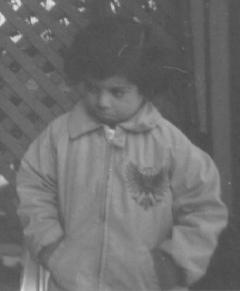
#> input picture pout.jpg, 240 x 291 px
$ jupyter execute 1.ipynb
#> lines starting #> are read from the running program, lines starting #| are printed output that depends on the picture
[cell 1]
import numpy as np
import cv2 as cv
from skimage import io
import matplotlib.pyplot as plt

[cell 2]
src= cv.imread('pout.jpg',0)
#> src is the input picture: shape (291, 240); min 72, max 229, mean 110.3

[cell 3]
plt.imshow(src, cmap='gray')

[cell 4]
hist = cv.calcHist([src],[0],None,[256],[0,256])
#> hist = 256 values, max 2255 at index 83, min 0 at index 0, mean 272.8

[cell 5]
plt.hist(src.ravel(),256,[0,256])
plt.show()
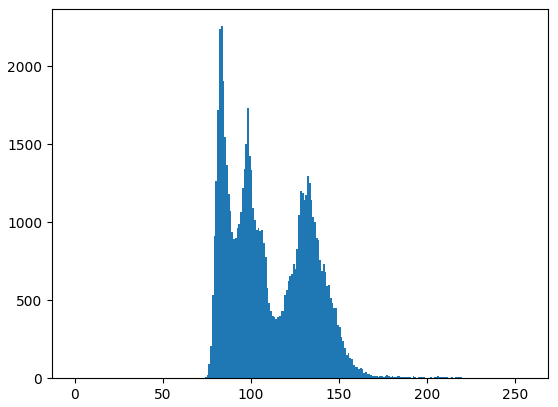
#> figure drawn by matplotlib, 1 panel; tallest bar 2255 high, from x = 83 to 84

[cell 6]
dst = cv.equalizeHist(src)
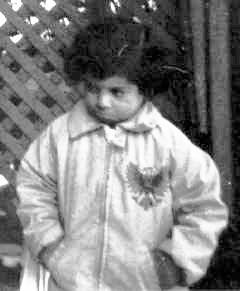
#> dst: shape (291, 240); min 0, max 255, mean 129.5

[cell 7]
res = np.hstack((src,dst))
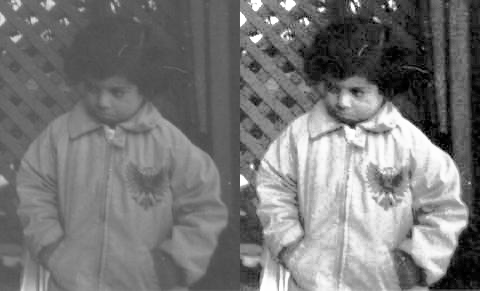
#> res: shape (291, 480); min 0, max 255, mean 119.9

[cell 8]
plt.imshow(res, cmap='gray')

[cell 9]
plt.hist(dst.ravel(),256,[0,256])
plt.show()
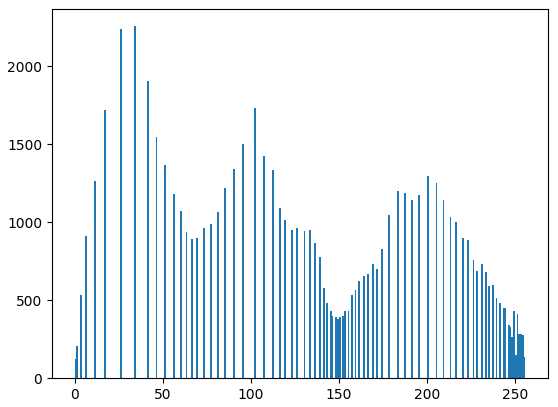
#> figure drawn by matplotlib, 1 panel; tallest bar 2255 high, from x = 34 to 35
